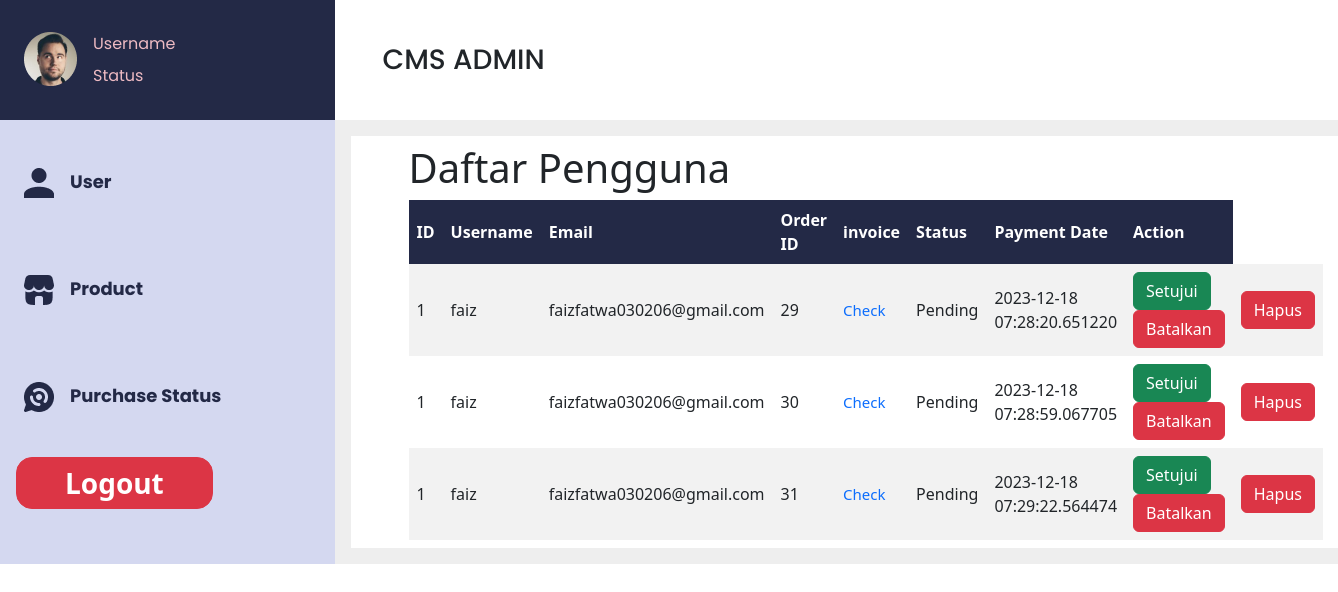
Before: /admin_status (signed in) with the older database file.
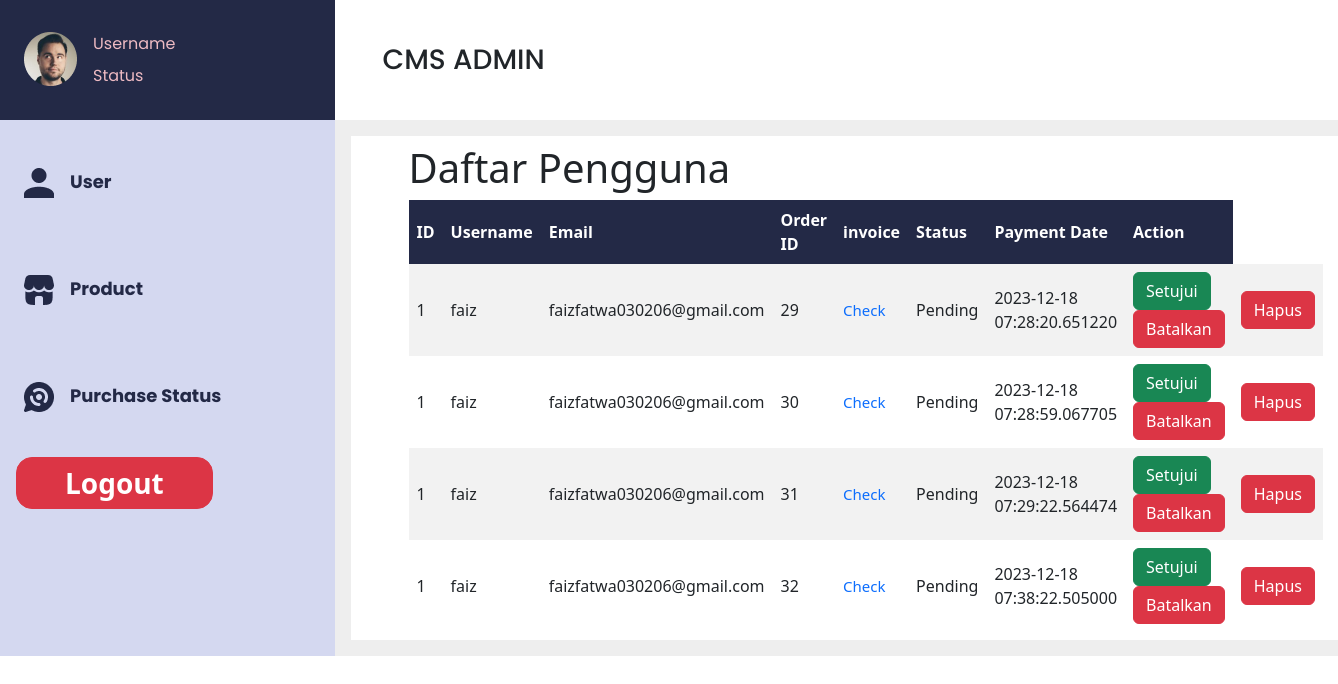
After: the same page with the newer database file.
### models/order_detail.py (models this page shows)
class Order_detail(db.Model):
    __tablename__ = 'order_detail'
    id_order = db.Column(db.Integer, primary_key=True)
    total = db.Column(db.Float)
    order_status = db.Column(db.String(100))
    id_payment = db.Column(db.Integer, db.ForeignKey('payment_detail.id_payment', name='fk_oDetail_payment'))
    id_session = db.Column(db.Integer, db.ForeignKey('session.id_session', name='fk_oDetail_session'))
    payment_detail = db.relationship('Payment_detail', back_populates='order_detail')
    session = db.relationship('session', back_populates='Order_detail')

### models/shopping_session.py (models this page shows)
class session(db.Model):
    id_session = db.Column(db.Integer, primary_key=True)
    id_user = db.Column(db.Integer, db.ForeignKey('user.id_user'), nullable=False)
    total = db.Column(db.Float, nullable=False, default=0)
    is_active = db.Column(db.Boolean, default=True)
    order_items = db.relationship('Order_items', back_populates='session')
    user = relationship("User", backref="session")
    Order_detail = relationship("Order_detail", back_populates="session", uselist=False)

### models/user.py (models this page shows, shortened)
class User(db.Model, UserMixin):
    id_user = db.Column(db.Integer, primary_key=True)
    username = db.Column(db.String(20), nullable=False, unique=True)
    email = db.Column(db.String(120), nullable=False, unique=True)
    password = db.Column(db.String(80), nullable=False)
    fullname = db.Column(db.String(60), nullable=True, unique=False)
    gender = db.Column(db.CHAR(1), nullable=True, unique=False)
    telephone = db.Column(db.Integer, nullable=True, unique=False)
    address = db.Column(db.String(60), nullable=True, unique=False)
    is_admin = db.Column(db.Boolean, default=False)

### models/payment_detail.py (models this page shows)
class Payment_detail(db.Model):
    __tablename__ = 'payment_detail'
    id_payment = db.Column(db.Integer, primary_key=True)
    amount = db.Column(db.Integer)
    payment_method = db.Column(db.String(100))
    bank_name = db.Column(db.String(100))
    account_number = db.Column(db.String(100))
    payment_date = db.Column(db.DateTime, default=datetime.utcnow)
    order_detail = db.relationship('Order_detail', back_populates='payment_detail')

### app.py (the view)
@app.route('/admin_status')
@admin_required
def admin_status():
    orders = Order_detail.query.join(Payment_detail).all()
    return render_template("admin_status.html", orders=orders)

### app.py (called while the page is built)
def admin_required(func):
    @wraps(func)
    def decorated_view(*args, **kwargs):
        if not current_user.is_authenticated or not current_user.is_admin:
            flash("You need to log in as an admin to access this page.", "danger")
            return redirect(url_for('loginadmin'))
        return func(*args, **kwargs)
    return decorated_view

@login_manager.user_loader
def load_user(user_id):
    return User.query.get(int(user_id))

### templates/admin_status.html (shortened to what this page needs)
<!DOCTYPE html>
<html lang="en">
<head>
    <link rel="stylesheet" type="text/css" href="{{ url_for('static', filename='css/crud_admin.css') }}">
    <link href="https://cdn.jsdelivr.net/npm/bootstrap@5.3.2/dist/css/bootstrap.min.css" rel="stylesheet"
>
</head>
<body>
    <div class="d-flex bd-highlight">
        <div class="d-flex flex-column bd-highlight justify-content-center" style="flex: 0 0 25%;">
            <div class="py-4 px-3 d-flex flex-row bd-highlight" style="background-color: #232946;">
                <div class="p-2 bd-highlight"><img src="../static/asset/Ellipse 9.png"></div>
                <div class="p-1 bd-highlight">
                    <div class="d-flex flex-column bd-highlight">
                        <div class="p-1 bd-highlight">Username</div>
                        <div class="p-1 bd-highlight">Status</div>
                    </div>
                </div>
            </div>
        </div>
        <div class="bd-highlight d-flex align-items-center ms-5 mt-3" style="flex: 0 0 70%;">
            <p class="fs-3" style="font-family: 'Poppins', sans-serif; font-weight: 500;">CMS ADMIN</p>
        </div>
    </div>
    <div class="d-flex bd-highlight">
        <div class="d-flex flex-column bd-highlight p-3" style="flex: 0 0 25%; background-color: #D4D8F0;">
            <div class="d-flex flex-row bd-highlight py-4">
                <div class="p-2 bd-highlight"><img src="../static/asset/Vector (3).png" alt=""></div>
                <div class="p-2 bd-highlight"> <a href="{{ url_for('admin_user') }}">
                        <p class="fw-bold">User</p>
                    </a></div>
            </div>
            <div class="d-flex flex-row bd-highlight py-4">
                <div class="p-2 bd-highlight"><img src="../static/asset/Vector (1).png" alt=""></div>
                <div class="p-2 bd-highlight"> <a href="{{ url_for('admin_crud') }}">
                        <p class="fw-bold">Product</p>
                    </a></div>
            </div>
            <div class="d-flex flex-row bd-highlight py-4">
                <div class="p-2 bd-highlight"><img src="../static/asset/Vector (2).png" alt=""></div>
                <div class="p-2 bd-highlight"> <a href="{{ url_for('admin_status') }}">
                        <p class="fw-bold">Purchase Status</p>
                    </a></div>
            </div>
            <form action="{{ url_for('logoutadmin') }}" method="POST">
                <button class="btn btn-danger fw-bold py-1 px-5 fs-3 rounded-4 mb-1" type="submit">Logout</button>
            </form>
        </div>
        <div class="bd-highlight d-flex p-3 w-100" style="flex: 0 0 75%; background-color: #eeeeee;">
            <div class="d-flex flex-column bd-highlight w-100" style="background-color: white;">
                <div class="p-2 bd-highlight me-3 w-100">
                    <h1>Daftar Pengguna</h1>
                    <table>
                        <tr>
                            <th>ID</th>
                            <th>Username</th>
                            <th>Email</th>
                            <th>Order ID</th>
                            <th>invoice</th>
                            <th>Status</th>
                            <th>Payment Date</th>
                            <th>Action</th>
                            <th style="background-color:rgba(0, 0, 0, 0);"></th>
                        </tr>
                        {% for order in orders %}
                        <tr>
                            <td>{{ order.session.id_user }}</td>
                            {% if order.session %}
                            <td>{{ order.session.user.username }}</td>
                            <td>{{ order.session.user.email }}</td>
                        {% else %}
                            <td>N/A</td>
                            <td>N/A</td>
                        {% endif %}
                            <td>{{ order.id_order }}</td>
                            <td><a href="{{ url_for('view_invoice', payment_id=order.id_payment) }}">Check</a></td>
                            <td>
                                {{ order.order_status }}
                            </td>
                            <td>{{ order.payment_detail.payment_date }}</td>
                            <td id="action">
                                <form action="{{ url_for('approve_payment', payment_id=order.id_payment) }}" method="POST">
                                    <button type="submit" class="btn btn-success">Setujui</button>
                                </form>
                                <form action="{{ url_for('disapprove_payment', payment_id=order.id_payment) }}" method="POST">
                                    <button type="submit" class="btn btn-danger">Batalkan</button>
                                </form>
                            </td>
                            <td style="background-color:rgba(0, 0, 0, 0);">
                                <form action="{{ url_for('delete_order', payment_id=order.id_payment) }}" method="POST">
                                    <button type="submit" class="btn btn-danger">Hapus</button>
                                </form>
                            </td>
                        </tr>
                        {% endfor %}
                    </table>
                </div>
            </div>
        </div>
    </div>
</body>
</html>

### static/css/crud_admin.css (style rules this page uses)
* { padding: 0; margin: 0; }
h1 { margin-left: 50px; }
a { color: white; font-size: 15px; text-decoration: none; }
table { margin-left: 50px; border-collapse: collapse; width: 90%; }
th, td { border: 1px solid #dee2e6; padding: 8px; }
th { background-color: #232946; color: #fff; font-weight: bold; }
tr:nth-child(even) { background-color: #f2f2f2; }
tr:nth-child(odd) { background-color: #fff; }

### templates/admin_status.html (style rules this page uses)
.p-1.bd-highlight { font-family: 'Poppins', sans-serif; color: #EEBBC3; font-size: medium; }
p.fw-bold { font-family: 'Poppins', sans-serif; color: #232946; font-weight: bold; font-size: large; }
a { text-decoration: none; }
table button { display: flex; flex-direction: row; border-radius: 10px; align-item: center; justify-content: center; }

Changed rows visible on the page:
added Order_detail: session.id_user "1", session.user.username "faiz", session.user.email "faizfatwa030206@gmail.com", id_order "32", order_status "Pending", payment_detail.payment_date "2023-12-18 07:38:22.505000"
